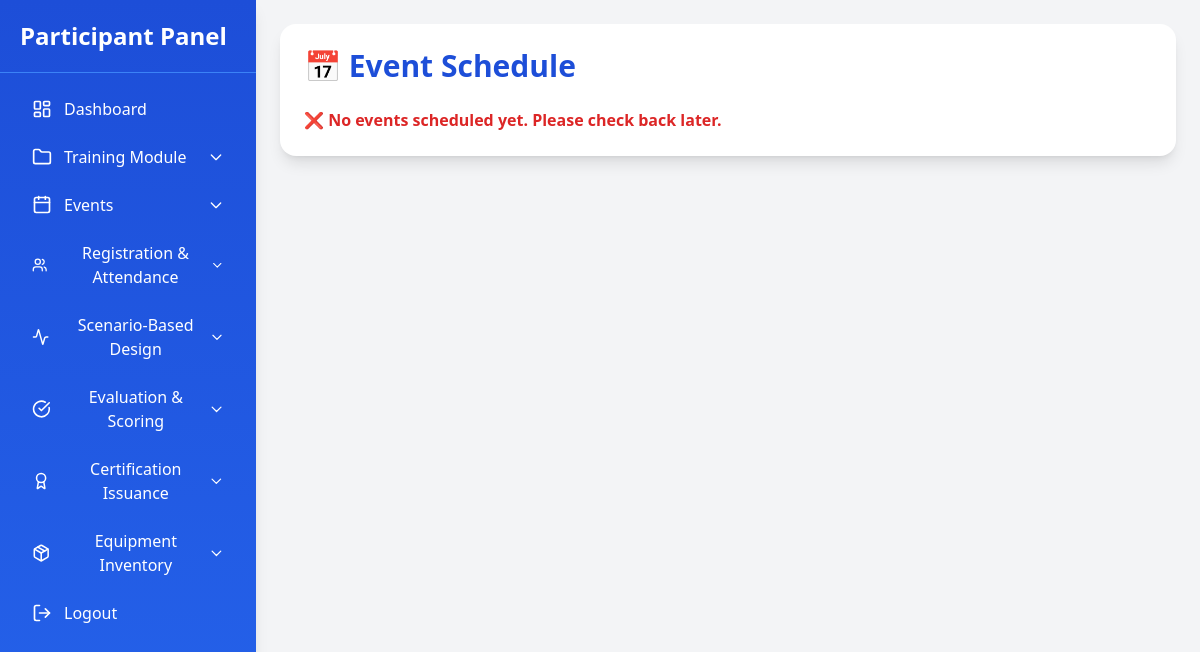
Before: /user/module2/module2.1.php with the older database file.
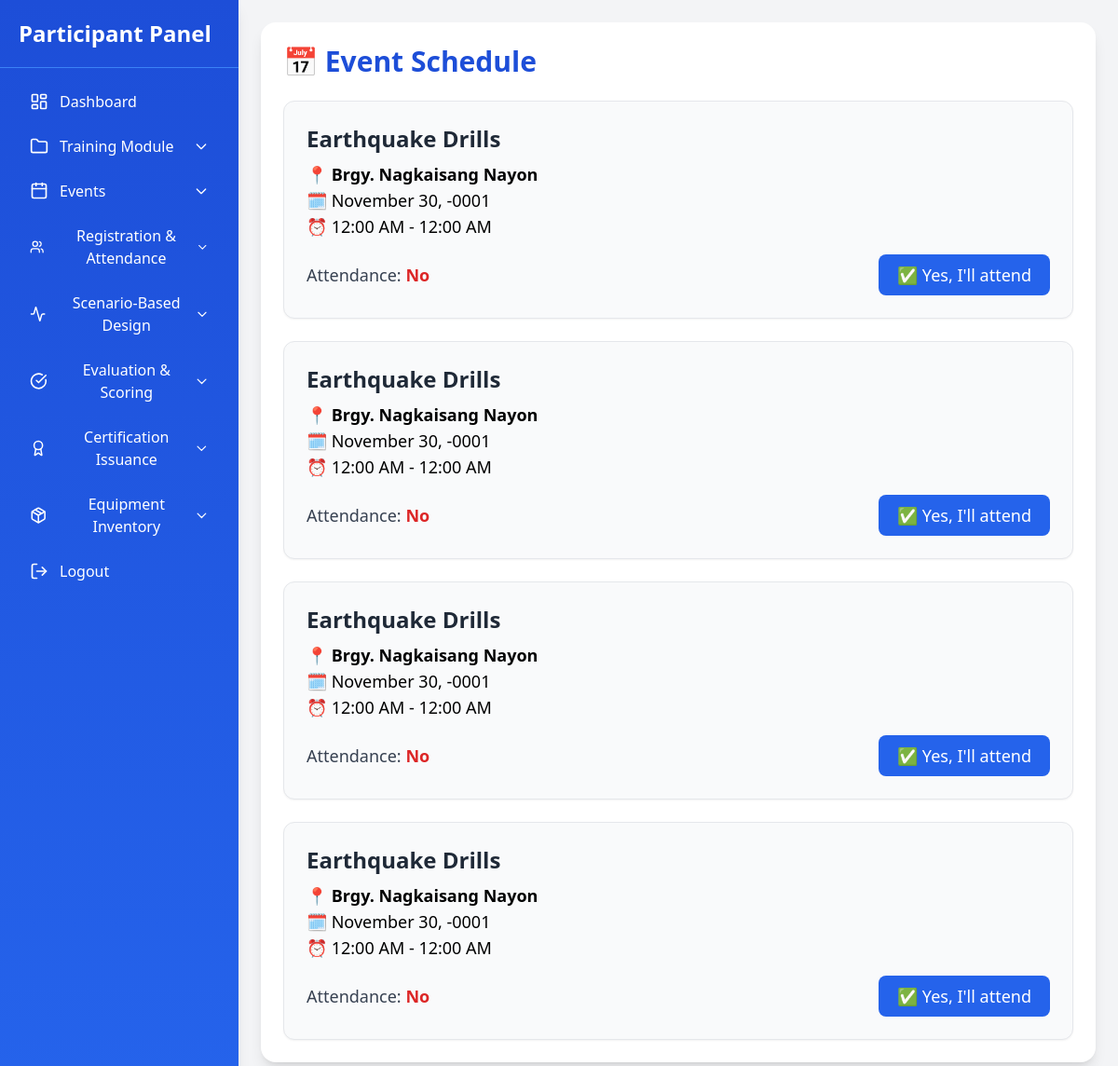
After: the same page with the newer database file.
### tables this page shows
CREATE TABLE `events` (
  `id` int(11) NOT NULL,
  `title` varchar(255) NOT NULL,
  `type` enum('Program','Training','Scenario-Based') NOT NULL,
  `disaster_type` varchar(255) DEFAULT NULL,
  `date` date NOT NULL,
  `time` time NOT NULL,
  `duration` int(11) NOT NULL,
  `location` varchar(255) NOT NULL,
  `facilitator` varchar(255) DEFAULT NULL,
  `notes` text DEFAULT NULL,
  `status` enum('Pending','In Progress','Completed') DEFAULT 'Pending',
  `approval_status` enum('Pending','Approved') DEFAULT 'Pending',
  `created_at` timestamp NOT NULL DEFAULT current_timestamp(),
  `approved_at` timestamp NULL DEFAULT NULL,
  `audience` varchar(100) DEFAULT 'General',
  `location_lat` decimal(10,7) DEFAULT NULL,
  `location_lng` decimal(10,7) DEFAULT NULL,
  `capacity` int(11) NOT NULL DEFAULT 0,
  `updated_at` datetime DEFAULT current_timestamp() ON UPDATE current_timestamp(),
  `description` text DEFAULT NULL,
  `event_date` date NOT NULL,
  `start_time` time NOT NULL,
  `end_time` time NOT NULL
);

### user/module2/module2.1.php (the view, shortened to what this page needs)
<?php
$host = "localhost";
$user = "root";
$pass = "";
$db   = "simulation_event_planning";
$conn = new mysqli($host, $user, $pass, $db);
$participant_id = $_SESSION['id'] ?? 1;
$sql = "SELECT e.*,
               IF(a.status='confirmed','Yes','No') AS attending
        FROM events e
        LEFT JOIN attendance a
        ON e.id = a.event_id AND a.participant_id = $participant_id
        ORDER BY e.event_date ASC, e.start_time ASC";
$events = $conn->query($sql);
?>
<!DOCTYPE html>
<html lang="en">
<head>
  <script src="https://cdn.tailwindcss.com"></script>
</head>
<body class="bg-gray-100 h-screen flex overflow-hidden">
  <?php include '../sidebar.php'; ?>
  <main class="flex-1 p-6 overflow-y-auto">
    <div class="max-w-5xl mx-auto bg-white p-6 rounded-2xl shadow-lg">
      <h1 class="text-3xl font-bold text-blue-700 mb-6">📅 Event Schedule</h1>
      <?php if ($events && $events->num_rows > 0): ?>
        <div class="space-y-6">
          <?php while ($row = $events->fetch_assoc()): ?>
            <div class="p-6 border rounded-xl shadow-sm bg-gray-50">
              <h2 class="text-2xl font-semibold text-gray-800 mb-2"><?= htmlspecialchars($row['title']); ?></h2>
              <p class="text-lg">📍 <strong><?= htmlspecialchars($row['location']); ?></strong></p>
              <p class="text-lg">🗓 <?= date("F j, Y", strtotime($row['event_date'])); ?></p>
              <p class="text-lg">⏰ <?= date("g:i A", strtotime($row['start_time'])); ?> - <?= date("g:i A", strtotime($row['end_time'])); ?></p>
              <div class="mt-4 flex items-center justify-between">
                <span class="text-gray-700 text-lg">
                  Attendance: <strong class="<?= $row['attending'] === 'Yes' ? 'text-green-600' : 'text-red-600'; ?>">
                    <?= $row['attending'] ?>
                  </strong>
                </span>
                <?php if ($row['attending'] !== 'Yes'): ?>
                  <form method="POST">
                    <button type="submit" class="bg-blue-600 text-white px-5 py-2 rounded-lg text-lg hover:bg-blue-700">
                      ✅ Yes, I'll attend
                    </button>
                  </form>
                <?php else: ?>
                  <span class="text-green-700 font-bold">✔️ Confirmed</span>
                <?php endif; ?>
              </div>
            </div>
          <?php endwhile; ?>
        </div>
      <?php else: ?>
        <p class="text-red-600 font-semibold">❌ No events scheduled yet. Please check back later.</p>
      <?php endif; ?>
    </div>
  </main>
</body>
</html>

Changed rows visible on the page:
added events: title "Earthquake Drills", location "Brgy. Nagkaisang Nayon", event_date "November 30, -0001", start_time "12:00 AM", end_time "12:00 AM", attending "No"
added events: title "Earthquake Drills", location "Brgy. Nagkaisang Nayon", event_date "November 30, -0001", start_time "12:00 AM", end_time "12:00 AM", attending "No"
added events: title "Earthquake Drills", location "Brgy. Nagkaisang Nayon", event_date "November 30, -0001", start_time "12:00 AM", end_time "12:00 AM", attending "No"
added events: title "Earthquake Drills", location "Brgy. Nagkaisang Nayon", event_date "November 30, -0001", start_time "12:00 AM", end_time "12:00 AM", attending "No"
Other visible differences:
text no longer shown: "❌ No events scheduled yet. Please check back later."
